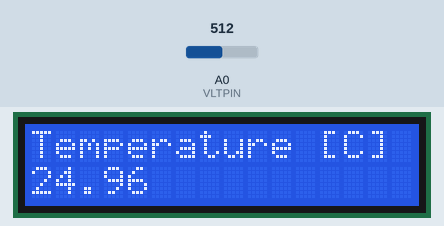
Recording of a sketch running on a simulated Arduino Uno, built with avr-gcc and run on an emulated ATmega328P. On the bench: 16×2 character LCD. The inputs (shaded band) are chosen by the test bench; at power-on: A0 (VLTPIN) = 512. What the sketch prints to the serial monitor is not drawn.

Above: at 1.6 s.
1.7 s: A0 (VLTPIN) set to 716
At 3.7 s:
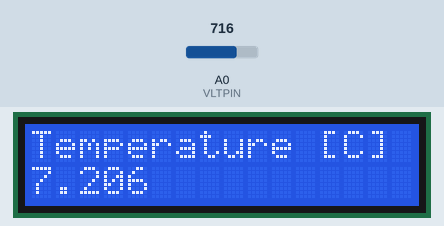
4.5 s: A0 (VLTPIN) set to 900
At 8.3 s:
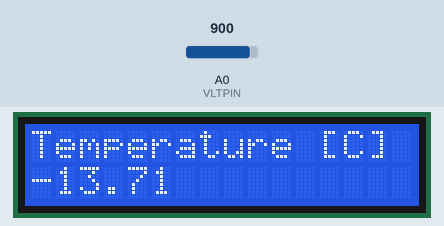
8.6 s: A0 (VLTPIN) set to 1023
At 12.1 s:
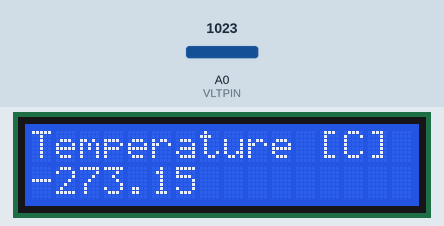
Timing chart, 0 to 13.6 s (numbered marks = the images above; inputs shaded):
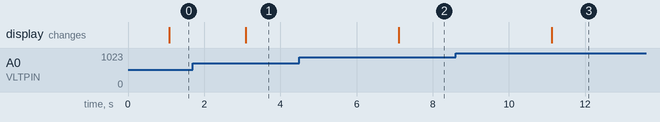

Measured:
- after the input at 1.7 s, the display: changes after 1.4 s (image 1)
- after the input at 4.5 s, the display: changes after 2.6 s (image 2)
- after the input at 8.6 s, the display: changes after 2.5 s (image 3)

The sketch:

Exercise11.ino
```cpp
//Thermometer with thermistor printing to an LCD display

/*thermistor parameters:
 * RT0:  10 000 Ω
 * B: 3977 K +- 0.75%
 * T0:  25 C
 * +- 5%
 */
#include <LiquidCrystal_I2C.h>
#include <Wire.h>

LiquidCrystal_I2C lcd(0x27,  16, 2);

#define VLTPIN A0

//These  values are in the datasheet
#define RT0 10000   // Ω
#define B 3977      //  K

#define VCC 5    //Supply  voltage
#define R 10000  //R=10KΩ

float vlt, temp, RT, VR, ln, T0;

void setup() {
  // put your setup code here, to run once:
  Serial.begin(9600);
  T0 = 25 + 273.15;             //Temperature  T0 from datasheet, conversion from Celsius to kelvin

  lcd.init(); //initialize lcd screen
  lcd.backlight(); //turn on backlight
  lcd.setCursor(0,0);
  lcd.print("Temperature [C]");
}

void loop() {
  // calculate temperature
  vlt = analogRead(VLTPIN);     //read analog value
  vlt = (5.0 / 1023.0) * vlt;   //Conversion to voltage

  VR = VCC - vlt;
  RT = vlt / (VR / R);          //Resistance of RT

  ln = log(RT / RT0);
  temp = (1 / ((ln / B) + (1 / T0))); //Temperature from thermistor

  temp =  temp - 273.15;        //Conversion to Celsius

  Serial.print(temp);
  Serial.println("°C");
  delay(1000);


  lcd.setCursor(0,1);
  lcd.print(temp);

  delay(1000);
}
```
